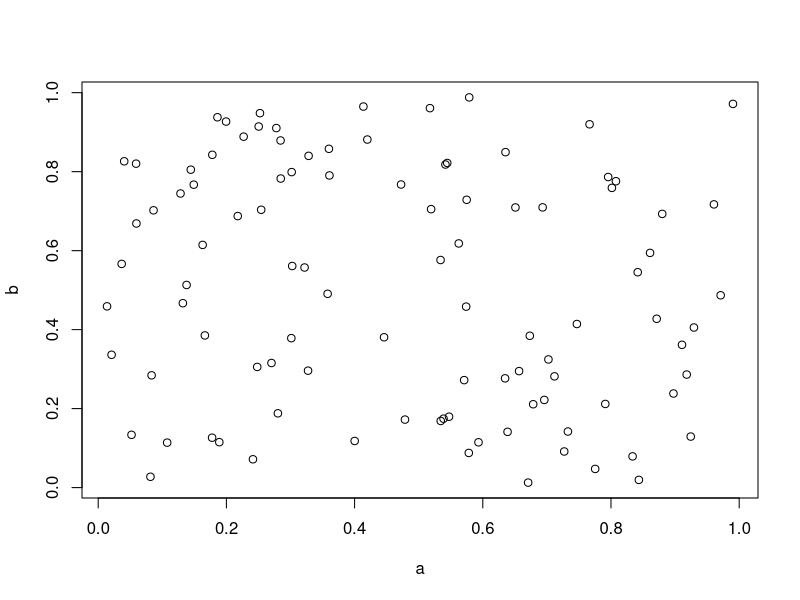

The R script that drew this image:
## ---- chunk 1
a <- runif(n=100)
b <- runif(n=100)
plot(a, b)
